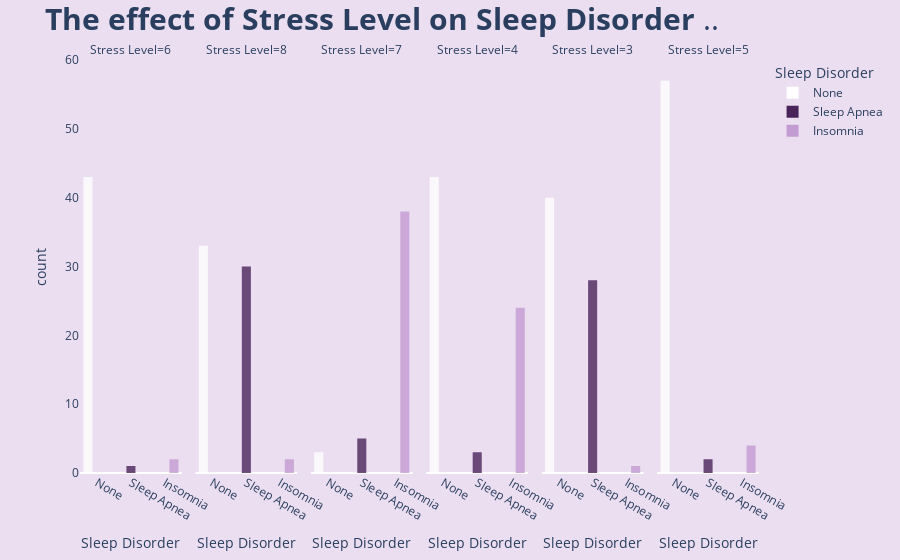

Source (notebook cell):
### Code cell
fig=px.histogram(sleep_data,x='Sleep Disorder',
                 color='Sleep Disorder',
                 facet_col='Stress Level',
                 barmode='group',
                 color_discrete_sequence=['white','#4A235A','#C39BD3'],
                 opacity=.8)


fig.update_layout(title='<b>The effect of Stress Level on Sleep Disorder</b> ..',title_font={'size':30},
                  paper_bgcolor='#EBDEF0',
                  plot_bgcolor='#EBDEF0')



fig.update_yaxes(showgrid=False)
fig.show()

### Figure 1 — Plotly figure (JSON) as saved in the notebook; plotly's stock layout.template omitted (floating-point values rounded to 4 significant figures)
{"data": [{"alignmentgroup": "True", "bingroup": "x", "hovertemplate": "Sleep Disorder=%{x}<br>Stress Level=6<br>count=%{y}<extra></extra>", "legendgroup": "None", "marker": {"color": "white", "opacity": 0.8, "pattern": {"shape": ""}}, "name": "None", "offsetgroup": "None", "orientation": "v", "showlegend": true, "type": "histogram", "x": ["None", "None", "None", "None", "None", "None", "None", "None", "None", "None", "None", "None", "None", "None", "None", "None", "None", "None", "None", "None", "None", "None", "None", "None", "None", "None", "None", "None", "None", "None", "None", "None", "None", "None", "None", "None", "None", "None", "None", "None", "None", "None", "None"], "xaxis": "x", "yaxis": "y"}, {"alignmentgroup": "True", "bingroup": "x", "hovertemplate": "Sleep Disorder=%{x}<br>Stress Level=8<br>count=%{y}<extra></extra>", "legendgroup": "None", "marker": {"color": "white", "opacity": 0.8, "pattern": {"shape": ""}}, "name": "None", "offsetgroup": "None", "orientation": "v", "showlegend": false, "type": "histogram", "x": ["None", "None", "None", "None", "None", "None", "None", "None", "None", "None", "None", "None", "None", "None", "None", "None", "None", "None", "None", "None", "None", "None", "None", "None", "None", "None", "None", "None", "None", "None", "None", "None", "None"], "xaxis": "x2", "yaxis": "y2"}, {"alignmentgroup": "True", "bingroup": "x", "hovertemplate": "Sleep Disorder=%{x}<br>Stress Level=7<br>count=%{y}<extra></extra>", "legendgroup": "None", "marker": {"color": "white", "opacity": 0.8, "pattern": {"shape": ""}}, "name": "None", "offsetgroup": "None", "orientation": "v", "showlegend": false, "type": "histogram", "x": ["None", "None", "None"], "xaxis": "x3", "yaxis": "y3"}, {"alignmentgroup": "True", "bingroup": "x", "hovertemplate": "Sleep Disorder=%{x}<br>Stress Level=4<br>count=%{y}<extra></extra>", "legendgroup": "None", "marker": {"color": "white", "opacity": 0.8, "pattern": {"shape": ""}}, "name": "None", "offsetgroup": "None", "orientation": "v", "showlegend": false, "type": "histogram", "x": ["None", "None", "None", "None", "None", "None", "None", "None", "None", "None", "None", "None", "None", "None", "None", "None", "None", "None", "None", "None", "None", "None", "None", "None", "None", "None", "None", "None", "None", "None", "None", "None", "None", "None", "None", "None", "None", "None", "None", "None", "None", "None", "None"], "xaxis": "x4", "yaxis": "y4"}, {"alignmentgroup": "True", "bingroup": "x", "hovertemplate": "Sleep Disorder=%{x}<br>Stress Level=3<br>count=%{y}<extra></extra>", "legendgroup": "None", "marker": {"color": "white", "opacity": 0.8, "pattern": {"shape": ""}}, "name": "None", "offsetgroup": "None", "orientation": "v", "showlegend": false, "type": "histogram", "x": ["None", "None", "None", "None", "None", "None", "None", "None", "None", "None", "None", "None", "None", "None", "None", "None", "None", "None", "None", "None", "None", "None", "None", "None", "None", "None", "None", "None", "None", "None", "None", "None", "None", "None", "None", "None", "None", "None", "None", "None"], "xaxis": "x5", "yaxis": "y5"}, {"alignmentgroup": "True", "bingroup": "x", "hovertemplate": "Sleep Disorder=%{x}<br>Stress Level=5<br>count=%{y}<extra></extra>", "legendgroup": "None", "marker": {"color": "white", "opacity": 0.8, "pattern": {"shape": ""}}, "name": "None", "offsetgroup": "None", "orientation": "v", "showlegend": false, "type": "histogram", "x": ["None", "None", "None", "None", "None", "None", "None", "None", "None", "None", "None", "None", "None", "None", "None", "None", "None", "None", "None", "None", "None", "None", "None", "None", "None", "None", "None", "None", "None", "None", "None", "None", "None", "None", "None", "None", "None", "None", "None", "None", "None", "None", "None", "None", "None", "None", "None", "None", "None", "None", "None", "None", "None", "None", "None", "None", "None"], "xaxis": "x6", "yaxis": "y6"}, {"alignmentgroup": "True", "bingroup": "x", "hovertemplate": "Sleep Disorder=%{x}<br>Stress Level=6<br>count=%{y}<extra></extra>", "legendgroup": "Sleep Apnea", "marker": {"color": "#4A235A", "opacity": 0.8, "pattern": {"shape": ""}}, "name": "Sleep Apnea", "offsetgroup": "Sleep Apnea", "orientation": "v", "showlegend": true, "type": "histogram", "x": ["Sleep Apnea"], "xaxis": "x", "yaxis": "y"}, {"alignmentgroup": "True", "bingroup": "x", "hovertemplate": "Sleep Disorder=%{x}<br>Stress Level=8<br>count=%{y}<extra></extra>", "legendgroup": "Sleep Apnea", "marker": {"color": "#4A235A", "opacity": 0.8, "pattern": {"shape": ""}}, "name": "Sleep Apnea", "offsetgroup": "Sleep Apnea", "orientation": "v", "showlegend": false, "type": "histogram", "x": ["Sleep Apnea", "Sleep Apnea", "Sleep Apnea", "Sleep Apnea", "Sleep Apnea", "Sleep Apnea", "Sleep Apnea", "Sleep Apnea", "Sleep Apnea", "Sleep Apnea", "Sleep Apnea", "Sleep Apnea", "Sleep Apnea", "Sleep Apnea", "Sleep Apnea", "Sleep Apnea", "Sleep Apnea", "Sleep Apnea", "Sleep Apnea", "Sleep Apnea", "Sleep Apnea", "Sleep Apnea", "Sleep Apnea", "Sleep Apnea", "Sleep Apnea", "Sleep Apnea", "Sleep Apnea", "Sleep Apnea", "Sleep Apnea", "Sleep Apnea"], "xaxis": "x2", "yaxis": "y2"}, {"alignmentgroup": "True", "bingroup": "x", "hovertemplate": "Sleep Disorder=%{x}<br>Stress Level=7<br>count=%{y}<extra></extra>", "legendgroup": "Sleep Apnea", "marker": {"color": "#4A235A", "opacity": 0.8, "pattern": {"shape": ""}}, "name": "Sleep Apnea", "offsetgroup": "Sleep Apnea", "orientation": "v", "showlegend": false, "type": "histogram", "x": ["Sleep Apnea", "Sleep Apnea", "Sleep Apnea", "Sleep Apnea", "Sleep Apnea"], "xaxis": "x3", "yaxis": "y3"}, {"alignmentgroup": "True", "bingroup": "x", "hovertemplate": "Sleep Disorder=%{x}<br>Stress Level=4<br>count=%{y}<extra></extra>", "legendgroup": "Sleep Apnea", "marker": {"color": "#4A235A", "opacity": 0.8, "pattern": {"shape": ""}}, "name": "Sleep Apnea", "offsetgroup": "Sleep Apnea", "orientation": "v", "showlegend": false, "type": "histogram", "x": ["Sleep Apnea", "Sleep Apnea", "Sleep Apnea"], "xaxis": "x4", "yaxis": "y4"}, {"alignmentgroup": "True", "bingroup": "x", "hovertemplate": "Sleep Disorder=%{x}<br>Stress Level=3<br>count=%{y}<extra></extra>", "legendgroup": "Sleep Apnea", "marker": {"color": "#4A235A", "opacity": 0.8, "pattern": {"shape": ""}}, "name": "Sleep Apnea", "offsetgroup": "Sleep Apnea", "orientation": "v", "showlegend": false, "type": "histogram", "x": ["Sleep Apnea", "Sleep Apnea", "Sleep Apnea", "Sleep Apnea", "Sleep Apnea", "Sleep Apnea", "Sleep Apnea", "Sleep Apnea", "Sleep Apnea", "Sleep Apnea", "Sleep Apnea", "Sleep Apnea", "Sleep Apnea", "Sleep Apnea", "Sleep Apnea", "Sleep Apnea", "Sleep Apnea", "Sleep Apnea", "Sleep Apnea", "Sleep Apnea", "Sleep Apnea", "Sleep Apnea", "Sleep Apnea", "Sleep Apnea", "Sleep Apnea", "Sleep Apnea", "Sleep Apnea", "Sleep Apnea"], "xaxis": "x5", "yaxis": "y5"}, {"alignmentgroup": "True", "bingroup": "x", "hovertemplate": "Sleep Disorder=%{x}<br>Stress Level=5<br>count=%{y}<extra></extra>", "legendgroup": "Sleep Apnea", "marker": {"color": "#4A235A", "opacity": 0.8, "pattern": {"shape": ""}}, "name": "Sleep Apnea", "offsetgroup": "Sleep Apnea", "orientation": "v", "showlegend": false, "type": "histogram", "x": ["Sleep Apnea", "Sleep Apnea"], "xaxis": "x6", "yaxis": "y6"}, {"alignmentgroup": "True", "bingroup": "x", "hovertemplate": "Sleep Disorder=%{x}<br>Stress Level=6<br>count=%{y}<extra></extra>", "legendgroup": "Insomnia", "marker": {"color": "#C39BD3", "opacity": 0.8, "pattern": {"shape": ""}}, "name": "Insomnia", "offsetgroup": "Insomnia", "orientation": "v", "showlegend": true, "type": "histogram", "x": ["Insomnia", "Insomnia"], "xaxis": "x", "yaxis": "y"}, {"alignmentgroup": "True", "bingroup": "x", "hovertemplate": "Sleep Disorder=%{x}<br>Stress Level=8<br>count=%{y}<extra></extra>", "legendgroup": "Insomnia", "marker": {"color": "#C39BD3", "opacity": 0.8, "pattern": {"shape": ""}}, "name": "Insomnia", "offsetgroup": "Insomnia", "orientation": "v", "showlegend": false, "type": "histogram", "x": ["Insomnia", "Insomnia"], "xaxis": "x2", "yaxis": "y2"}, {"alignmentgroup": "True", "bingroup": "x", "hovertemplate": "Sleep Disorder=%{x}<br>Stress Level=7<br>count=%{y}<extra></extra>", "legendgroup": "Insomnia", "marker": {"color": "#C39BD3", "opacity": 0.8, "pattern": {"shape": ""}}, "name": "Insomnia", "offsetgroup": "Insomnia", "orientation": "v", "showlegend": false, "type": "histogram", "x": ["Insomnia", "Insomnia", "Insomnia", "Insomnia", "Insomnia", "Insomnia", "Insomnia", "Insomnia", "Insomnia", "Insomnia", "Insomnia", "Insomnia", "Insomnia", "Insomnia", "Insomnia", "Insomnia", "Insomnia", "Insomnia", "Insomnia", "Insomnia", "Insomnia", "Insomnia", "Insomnia", "Insomnia", "Insomnia", "Insomnia", "Insomnia", "Insomnia", "Insomnia", "Insomnia", "Insomnia", "Insomnia", "Insomnia", "Insomnia", "Insomnia", "Insomnia", "Insomnia", "Insomnia"], "xaxis": "x3", "yaxis": "y3"}, {"alignmentgroup": "True", "bingroup": "x", "hovertemplate": "Sleep Disorder=%{x}<br>Stress Level=4<br>count=%{y}<extra></extra>", "legendgroup": "Insomnia", "marker": {"color": "#C39BD3", "opacity": 0.8, "pattern": {"shape": ""}}, "name": "Insomnia", "offsetgroup": "Insomnia", "orientation": "v", "showlegend": false, "type": "histogram", "x": ["Insomnia", "Insomnia", "Insomnia", "Insomnia", "Insomnia", "Insomnia", "Insomnia", "Insomnia", "Insomnia", "Insomnia", "Insomnia", "Insomnia", "Insomnia", "Insomnia", "Insomnia", "Insomnia", "Insomnia", "Insomnia", "Insomnia", "Insomnia", "Insomnia", "Insomnia", "Insomnia", "Insomnia"], "xaxis": "x4", "yaxis": "y4"}, {"alignmentgroup": "True", "bingroup": "x", "hovertemplate": "Sleep Disorder=%{x}<br>Stress Level=3<br>count=%{y}<extra></extra>", "legendgroup": "Insomnia", "marker": {"color": "#C39BD3", "opacity": 0.8, "pattern": {"shape": ""}}, "name": "Insomnia", "offsetgroup": "Insomnia", "orientation": "v", "showlegend": false, "type": "histogram", "x": ["Insomnia"], "xaxis": "x5", "yaxis": "y5"}, {"alignmentgroup": "True", "bingroup": "x", "hovertemplate": "Sleep Disorder=%{x}<br>Stress Level=5<br>count=%{y}<extra></extra>", "legendgroup": "Insomnia", "marker": {"color": "#C39BD3", "opacity": 0.8, "pattern": {"shape": ""}}, "name": "Insomnia", "offsetgroup": "Insomnia", "orientation": "v", "showlegend": false, "type": "histogram", "x": ["Insomnia", "Insomnia", "Insomnia", "Insomnia"], "xaxis": "x6", "yaxis": "y6"}], "layout": {"annotations": [{"font": {}, "showarrow": false, "text": "Stress Level=6", "x": 0.075, "xanchor": "center", "xref": "paper", "y": 1, "yanchor": "bottom", "yref": "paper"}, {"font": {}, "showarrow": false, "text": "Stress Level=8", "x": 0.245, "xanchor": "center", "xref": "paper", "y": 1, "yanchor": "bottom", "yref": "paper"}, {"font": {}, "showarrow": false, "text": "Stress Level=7", "x": 0.415, "xanchor": "center", "xref": "paper", "y": 1, "yanchor": "bottom", "yref": "paper"}, {"font": {}, "showarrow": false, "text": "Stress Level=4", "x": 0.585, "xanchor": "center", "xref": "paper", "y": 1, "yanchor": "bottom", "yref": "paper"}, {"font": {}, "showarrow": false, "text": "Stress Level=3", "x": 0.755, "xanchor": "center", "xref": "paper", "y": 1, "yanchor": "bottom", "yref": "paper"}, {"font": {}, "showarrow": false, "text": "Stress Level=5", "x": 0.925, "xanchor": "center", "xref": "paper", "y": 1, "yanchor": "bottom", "yref": "paper"}], "barmode": "group", "legend": {"title": {"text": "Sleep Disorder"}, "tracegroupgap": 0}, "margin": {"t": 60}, "paper_bgcolor": "#EBDEF0", "plot_bgcolor": "#EBDEF0", "title": {"font": {"size": 30}, "text": "<b>The effect of Stress Level on Sleep Disorder</b> .."}, "xaxis": {"anchor": "y", "categoryarray": ["None", "Sleep Apnea", "Insomnia"], "categoryorder": "array", "domain": [0, 0.15], "title": {"text": "Sleep Disorder"}}, "xaxis2": {"anchor": "y2", "categoryarray": ["None", "Sleep Apnea", "Insomnia"], "categoryorder": "array", "domain": [0.17, 0.32], "matches": "x", "title": {"text": "Sleep Disorder"}}, "xaxis3": {"anchor": "y3", "categoryarray": ["None", "Sleep Apnea", "Insomnia"], "categoryorder": "array", "domain": [0.34, 0.49], "matches": "x", "title": {"text": "Sleep Disorder"}}, "xaxis4": {"anchor": "y4", "categoryarray": ["None", "Sleep Apnea", "Insomnia"], "categoryorder": "array", "domain": [0.51, 0.66], "matches": "x", "title": {"text": "Sleep Disorder"}}, "xaxis5": {"anchor": "y5", "categoryarray": ["None", "Sleep Apnea", "Insomnia"], "categoryorder": "array", "domain": [0.68, 0.83], "matches": "x", "title": {"text": "Sleep Disorder"}}, "xaxis6": {"anchor": "y6", "categoryarray": ["None", "Sleep Apnea", "Insomnia"], "categoryorder": "array", "domain": [0.85, 1], "matches": "x", "title": {"text": "Sleep Disorder"}}, "yaxis": {"anchor": "x", "domain": [0, 1], "showgrid": false, "title": {"text": "count"}}, "yaxis2": {"anchor": "x2", "domain": [0, 1], "matches": "y", "showgrid": false, "showticklabels": false}, "yaxis3": {"anchor": "x3", "domain": [0, 1], "matches": "y", "showgrid": false, "showticklabels": false}, "yaxis4": {"anchor": "x4", "domain": [0, 1], "matches": "y", "showgrid": false, "showticklabels": false}, "yaxis5": {"anchor": "x5", "domain": [0, 1], "matches": "y", "showgrid": false, "showticklabels": false}, "yaxis6": {"anchor": "x6", "domain": [0, 1], "matches": "y", "showgrid": false, "showticklabels": false}}}
